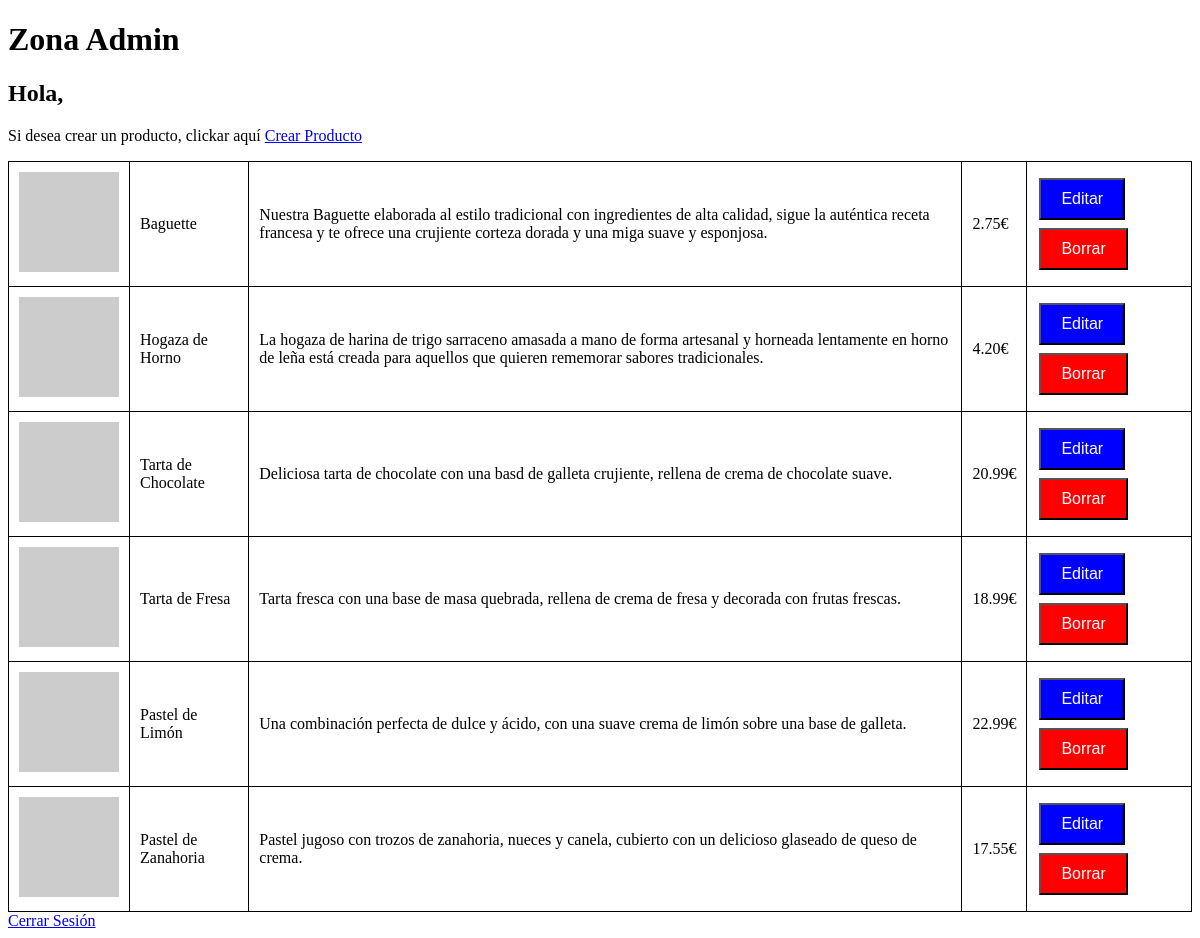
The page /admin/index.php (signed in) on the database its author committed.
### tables this page shows
CREATE TABLE `productos` (
  `id` int NOT NULL AUTO_INCREMENT,
  `nombre` varchar(45) DEFAULT NULL,
  `descripcion` varchar(255) DEFAULT NULL,
  `precio` decimal(4,2) DEFAULT NULL,
  `categorias_id` int NOT NULL,
  `imagen` longblob,
  PRIMARY KEY (`id`),
  KEY `fk_Productos_Categorias_idx` (`categorias_id`),
  CONSTRAINT `fk_Productos_Categorias` FOREIGN KEY (`categorias_id`) REFERENCES `categorias` (`id`)
);

### admin/index.php (the view, shortened to what this page needs)
<?php
function listarPanaderia()
{
    $bd = conectarDB();
    $consulta = $bd->prepare("SELECT id, nombre, descripcion, precio, imagen FROM productos");
    $consulta->execute();
    $resultado = $consulta->get_result();
    ?>
    <table>
        <h1>Zona Admin</h1>
        <h2>Hola,
        </h2>
        <p>Si desea crear un producto, clickar aquí <a href="./propiedades/crear.php">Crear Producto</a></p>
        <?php while ($row = $resultado->fetch_assoc()): ?>
            <tr>
                <?php
                if (!empty($row['imagen'])) {
                    echo "<td><img src='../imagenes/" . $row['imagen'] . "' width='100'></td>";
                } else {
                    echo "<td><img src='https://via.placeholder.com/150' width='100'></td>";
                }
                ?>
                <td>
                    <?= $row['nombre'] ?>
                </td>
                <td>
                    <?= $row['descripcion'] ?>
                </td>
                <td>
                    <?= $row['precio'] ?>€
                </td>
                <td>
                    <form action='./propiedades/actualizar.php?id=<?= $row['id'] ?>' method='post' style='display: inline;'>
                        <button type='submit' class='edit' name='editar'>Editar</button>
                    </form>
                    <form action='<?= htmlspecialchars($_SERVER["PHP_SELF"]) ?>' method='post' style='display: inline;'>
                        <button type='submit' class='delete' name='borrar'>Borrar</button>
                    </form>
                </td>
            </tr>
        <?php endwhile; ?>
    </table>
    <?php
}
?>
<!DOCTYPE html>
<html>
<head>
    <link rel="stylesheet" type="text/css" href="../styles/admin.css">
</head>
<body>
    <?php listarPanaderia(); ?>
    <a href='../../index.php?logout=true'>Cerrar Sesión</a>
</body>
</html>

### styles/admin.css (style rules this page uses)
table { width: 100%; border-collapse: collapse; }
td { border: 1px solid #000; padding: 10px; }
button { color: white; padding: 10px 20px; text-align: center; text-decoration: none; display: inline-block; font-size: 16px; margin: 4px 2px; cursor: pointer; }
.edit { background-color: blue; }
.delete { background-color: red; }

### rows shown on the page
productos: nombre "Baguette", descripcion "Nuestra Baguette elaborada al estilo tradicional con ingredientes de alta calidad, sigue la auténtica receta francesa y te ofrece una crujiente corteza dorada y una miga suave y esponjosa.", precio "2.75"
productos: nombre "Hogaza de Horno", descripcion "La hogaza de harina de trigo sarraceno amasada a mano de forma artesanal y horneada lentamente en horno de leña está creada para aquellos que quieren rememorar sabores tradicionales.", precio "4.20"
productos: nombre "Tarta de Chocolate", descripcion "Deliciosa tarta de chocolate con una basd de galleta crujiente, rellena de crema de chocolate suave.", precio "20.99"
productos: nombre "Tarta de Fresa", descripcion "Tarta fresca con una base de masa quebrada, rellena de crema de fresa y decorada con frutas frescas.", precio "18.99"
productos: nombre "Pastel de Limón", descripcion "Una combinación perfecta de dulce y ácido, con una suave crema de limón sobre una base de galleta.", precio "22.99"
productos: nombre "Pastel de Zanahoria", descripcion "Pastel jugoso con trozos de zanahoria, nueces y canela, cubierto con un delicioso glaseado de queso de crema.", precio "17.55"
